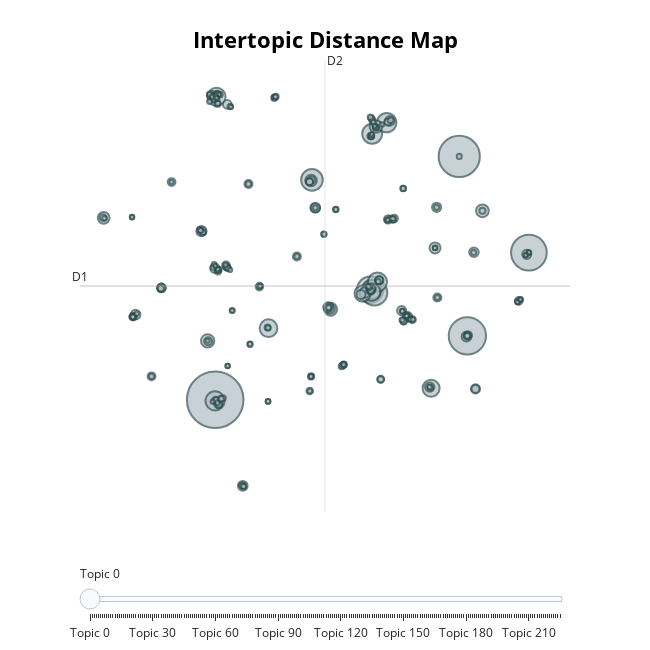

Notebook code cell kept with this figure:
### Code cell
c_topic_model.visualize_topics()

### Figure 1 — Plotly figure (JSON) as saved in the notebook; plotly's stock layout.template omitted (floating-point values rounded to 4 significant figures; data arrays with more than 128 entries replaced by an {"elided": "..."} marker saying what was removed)
{"data": [{"customdata": {"elided": "226x3 mixed values"}, "hovertemplate": "<b>Topic %{customdata[0]}</b><br>%{customdata[1]}<br>Size: %{customdata[2]}", "legendgroup": "", "marker": {"color": "#B0BEC5", "size": {"elided": "226 int values"}, "sizemode": "area", "sizeref": 3.649, "symbol": "circle", "line": {"color": "DarkSlateGrey", "width": 2}}, "mode": "markers", "name": "", "orientation": "v", "showlegend": false, "x": {"elided": "226 float values"}, "xaxis": "x", "y": {"elided": "226 float values"}, "yaxis": "y", "type": "scatter"}], "layout": {"xaxis": {"anchor": "y", "domain": [0.0, 1.0], "title": {"text": ""}, "visible": false, "range": [-12.12, 21.6]}, "yaxis": {"anchor": "x", "domain": [0.0, 1.0], "title": {"text": ""}, "visible": false, "range": [-16.46, 21.76]}, "legend": {"tracegroupgap": 0, "itemsizing": "constant"}, "margin": {"t": 60}, "title": {"font": {"size": 22, "color": "Black"}, "text": "<b>Intertopic Distance Map</b>", "y": 0.95, "x": 0.5, "xanchor": "center", "yanchor": "top"}, "hoverlabel": {"font": {"size": 16, "family": "Rockwell"}, "bgcolor": "white"}, "width": 650, "height": 650, "sliders": [{"active": 0, "pad": {"t": 50}, "steps": [{"args": [{"marker.color": {"elided": "1x226 str values"}}], "label": "Topic 0", "method": "update"}, {"args": [{"marker.color": {"elided": "1x226 str values"}}], "label": "Topic 1", "method": "update"}, {"args": [{"marker.color": {"elided": "1x226 str values"}}], "label": "Topic 2", "method": "update"}, {"args": [{"marker.color": {"elided": "1x226 str values"}}], "label": "Topic 3", "method": "update"}, {"args": [{"marker.color": {"elided": "1x226 str values"}}], "label": "Topic 4", "method": "update"}, {"args": [{"marker.color": {"elided": "1x226 str values"}}], "label": "Topic 5", "method": "update"}, {"args": [{"marker.color": {"elided": "1x226 str values"}}], "label": "Topic 6", "method": "update"}, {"args": [{"marker.color": {"elided": "1x226 str values"}}], "label": "Topic 7", "method": "update"}, {"args": [{"marker.color": {"elided": "1x226 str values"}}], "label": "Topic 8", "method": "update"}, {"args": [{"marker.color": {"elided": "1x226 str values"}}], "label": "Topic 9", "method": "update"}, {"args": [{"marker.color": {"elided": "1x226 str values"}}], "label": "Topic 10", "method": "update"}, {"args": [{"marker.color": {"elided": "1x226 str values"}}], "label": "Topic 11", "method": "update"}, {"args": [{"marker.color": {"elided": "1x226 str values"}}], "label": "Topic 12", "method": "update"}, {"args": [{"marker.color": {"elided": "1x226 str values"}}], "label": "Topic 13", "method": "update"}, {"args": [{"marker.color": {"elided": "1x226 str values"}}], "label": "Topic 14", "method": "update"}, {"args": [{"marker.color": {"elided": "1x226 str values"}}], "label": "Topic 15", "method": "update"}, {"args": [{"marker.color": {"elided": "1x226 str values"}}], "label": "Topic 16", "method": "update"}, {"args": [{"marker.color": {"elided": "1x226 str values"}}], "label": "Topic 17", "method": "update"}, {"args": [{"marker.color": {"elided": "1x226 str values"}}], "label": "Topic 18", "method": "update"}, {"args": [{"marker.color": {"elided": "1x226 str values"}}], "label": "Topic 19", "method": "update"}, {"args": [{"marker.color": {"elided": "1x226 str values"}}], "label": "Topic 20", "method": "update"}, {"args": [{"marker.color": {"elided": "1x226 str values"}}], "label": "Topic 21", "method": "update"}, {"args": [{"marker.color": {"elided": "1x226 str values"}}], "label": "Topic 22", "method": "update"}, {"args": [{"marker.color": {"elided": "1x226 str values"}}], "label": "Topic 23", "method": "update"}, {"args": [{"marker.color": {"elided": "1x226 str values"}}], "label": "Topic 24", "method": "update"}, {"args": [{"marker.color": {"elided": "1x226 str values"}}], "label": "Topic 25", "method": "update"}, {"args": [{"marker.color": {"elided": "1x226 str values"}}], "label": "Topic 26", "method": "update"}, {"args": [{"marker.color": {"elided": "1x226 str values"}}], "label": "Topic 27", "method": "update"}, {"args": [{"marker.color": {"elided": "1x226 str values"}}], "label": "Topic 28", "method": "update"}, {"args": [{"marker.color": {"elided": "1x226 str values"}}], "label": "Topic 29", "method": "update"}, {"args": [{"marker.color": {"elided": "1x226 str values"}}], "label": "Topic 30", "method": "update"}, {"args": [{"marker.color": {"elided": "1x226 str values"}}], "label": "Topic 31", "method": "update"}, {"args": [{"marker.color": {"elided": "1x226 str values"}}], "label": "Topic 32", "method": "update"}, {"args": [{"marker.color": {"elided": "1x226 str values"}}], "label": "Topic 33", "method": "update"}, {"args": [{"marker.color": {"elided": "1x226 str values"}}], "label": "Topic 34", "method": "update"}, {"args": [{"marker.color": {"elided": "1x226 str values"}}], "label": "Topic 35", "method": "update"}, {"args": [{"marker.color": {"elided": "1x226 str values"}}], "label": "Topic 36", "method": "update"}, {"args": [{"marker.color": {"elided": "1x226 str values"}}], "label": "Topic 37", "method": "update"}, {"args": [{"marker.color": {"elided": "1x226 str values"}}], "label": "Topic 38", "method": "update"}, {"args": [{"marker.color": {"elided": "1x226 str values"}}], "label": "Topic 39", "method": "update"}, {"args": [{"marker.color": {"elided": "1x226 str values"}}], "label": "Topic 40", "method": "update"}, {"args": [{"marker.color": {"elided": "1x226 str values"}}], "label": "Topic 41", "method": "update"}, {"args": [{"marker.color": {"elided": "1x226 str values"}}], "label": "Topic 42", "method": "update"}, {"args": [{"marker.color": {"elided": "1x226 str values"}}], "label": "Topic 43", "method": "update"}, {"args": [{"marker.color": {"elided": "1x226 str values"}}], "label": "Topic 44", "method": "update"}, {"args": [{"marker.color": {"elided": "1x226 str values"}}], "label": "Topic 45", "method": "update"}, {"args": [{"marker.color": {"elided": "1x226 str values"}}], "label": "Topic 46", "method": "update"}, {"args": [{"marker.color": {"elided": "1x226 str values"}}], "label": "Topic 47", "method": "update"}, {"args": [{"marker.color": {"elided": "1x226 str values"}}], "label": "Topic 48", "method": "update"}, {"args": [{"marker.color": {"elided": "1x226 str values"}}], "label": "Topic 49", "method": "update"}, {"args": [{"marker.color": {"elided": "1x226 str values"}}], "label": "Topic 50", "method": "update"}, {"args": [{"marker.color": {"elided": "1x226 str values"}}], "label": "Topic 51", "method": "update"}, {"args": [{"marker.color": {"elided": "1x226 str values"}}], "label": "Topic 52", "method": "update"}, {"args": [{"marker.color": {"elided": "1x226 str values"}}], "label": "Topic 53", "method": "update"}, {"args": [{"marker.color": {"elided": "1x226 str values"}}], "label": "Topic 54", "method": "update"}, {"args": [{"marker.color": {"elided": "1x226 str values"}}], "label": "Topic 55", "method": "update"}, {"args": [{"marker.color": {"elided": "1x226 str values"}}], "label": "Topic 56", "method": "update"}, {"args": [{"marker.color": {"elided": "1x226 str values"}}], "label": "Topic 57", "method": "update"}, {"args": [{"marker.color": {"elided": "1x226 str values"}}], "label": "Topic 58", "method": "update"}, {"args": [{"marker.color": {"elided": "1x226 str values"}}], "label": "Topic 59", "method": "update"}, {"args": [{"marker.color": {"elided": "1x226 str values"}}], "label": "Topic 60", "method": "update"}, {"args": [{"marker.color": {"elided": "1x226 str values"}}], "label": "Topic 61", "method": "update"}, {"args": [{"marker.color": {"elided": "1x226 str values"}}], "label": "Topic 62", "method": "update"}, {"args": [{"marker.color": {"elided": "1x226 str values"}}], "label": "Topic 63", "method": "update"}, {"args": [{"marker.color": {"elided": "1x226 str values"}}], "label": "Topic 64", "method": "update"}, {"args": [{"marker.color": {"elided": "1x226 str values"}}], "label": "Topic 65", "method": "update"}, {"args": [{"marker.color": {"elided": "1x226 str values"}}], "label": "Topic 66", "method": "update"}, {"args": [{"marker.color": {"elided": "1x226 str values"}}], "label": "Topic 67", "method": "update"}, {"args": [{"marker.color": {"elided": "1x226 str values"}}], "label": "Topic 68", "method": "update"}, {"args": [{"marker.color": {"elided": "1x226 str values"}}], "label": "Topic 69", "method": "update"}, {"args": [{"marker.color": {"elided": "1x226 str values"}}], "label": "Topic 70", "method": "update"}, {"args": [{"marker.color": {"elided": "1x226 str values"}}], "label": "Topic 71", "method": "update"}, {"args": [{"marker.color": {"elided": "1x226 str values"}}], "label": "Topic 72", "method": "update"}, {"args": [{"marker.color": {"elided": "1x226 str values"}}], "label": "Topic 73", "method": "update"}, {"args": [{"marker.color": {"elided": "1x226 str values"}}], "label": "Topic 74", "method": "update"}, {"args": [{"marker.color": {"elided": "1x226 str values"}}], "label": "Topic 75", "method": "update"}, {"args": [{"marker.color": {"elided": "1x226 str values"}}], "label": "Topic 76", "method": "update"}, {"args": [{"marker.color": {"elided": "1x226 str values"}}], "label": "Topic 77", "method": "update"}, {"args": [{"marker.color": {"elided": "1x226 str values"}}], "label": "Topic 78", "method": "update"}, {"args": [{"marker.color": {"elided": "1x226 str values"}}], "label": "Topic 79", "method": "update"}, {"args": [{"marker.color": {"elided": "1x226 str values"}}], "label": "Topic 80", "method": "update"}, {"args": [{"marker.color": {"elided": "1x226 str values"}}], "label": "Topic 81", "method": "update"}, {"args": [{"marker.color": {"elided": "1x226 str values"}}], "label": "Topic 82", "method": "update"}, {"args": [{"marker.color": {"elided": "1x226 str values"}}], "label": "Topic 83", "method": "update"}, {"args": [{"marker.color": {"elided": "1x226 str values"}}], "label": "Topic 84", "method": "update"}, {"args": [{"marker.color": {"elided": "1x226 str values"}}], "label": "Topic 85", "method": "update"}, {"args": [{"marker.color": {"elided": "1x226 str values"}}], "label": "Topic 86", "method": "update"}, {"args": [{"marker.color": {"elided": "1x226 str values"}}], "label": "Topic 87", "method": "update"}, {"args": [{"marker.color": {"elided": "1x226 str values"}}], "label": "Topic 88", "method": "update"}, {"args": [{"marker.color": {"elided": "1x226 str values"}}], "label": "Topic 89", "method": "update"}, {"args": [{"marker.color": {"elided": "1x226 str values"}}], "label": "Topic 90", "method": "update"}, {"args": [{"marker.color": {"elided": "1x226 str values"}}], "label": "Topic 91", "method": "update"}, {"args": [{"marker.color": {"elided": "1x226 str values"}}], "label": "Topic 92", "method": "update"}, {"args": [{"marker.color": {"elided": "1x226 str values"}}], "label": "Topic 93", "method": "update"}, {"args": [{"marker.color": {"elided": "1x226 str values"}}], "label": "Topic 94", "method": "update"}, {"args": [{"marker.color": {"elided": "1x226 str values"}}], "label": "Topic 95", "method": "update"}, {"args": [{"marker.color": {"elided": "1x226 str values"}}], "label": "Topic 96", "method": "update"}, {"args": [{"marker.color": {"elided": "1x226 str values"}}], "label": "Topic 97", "method": "update"}, {"args": [{"marker.color": {"elided": "1x226 str values"}}], "label": "Topic 98", "method": "update"}, {"args": [{"marker.color": {"elided": "1x226 str values"}}], "label": "Topic 99", "method": "update"}, {"args": [{"marker.color": {"elided": "1x226 str values"}}], "label": "Topic 100", "method": "update"}, {"args": [{"marker.color": {"elided": "1x226 str values"}}], "label": "Topic 101", "method": "update"}, {"args": [{"marker.color": {"elided": "1x226 str values"}}], "label": "Topic 102", "method": "update"}, {"args": [{"marker.color": {"elided": "1x226 str values"}}], "label": "Topic 103", "method": "update"}, {"args": [{"marker.color": {"elided": "1x226 str values"}}], "label": "Topic 104", "method": "update"}, {"args": [{"marker.color": {"elided": "1x226 str values"}}], "label": "Topic 105", "method": "update"}, {"args": [{"marker.color": {"elided": "1x226 str values"}}], "label": "Topic 106", "method": "update"}, {"args": [{"marker.color": {"elided": "1x226 str values"}}], "label": "Topic 107", "method": "update"}, {"args": [{"marker.color": {"elided": "1x226 str values"}}], "label": "Topic 108", "method": "update"}, {"args": [{"marker.color": {"elided": "1x226 str values"}}], "label": "Topic 109", "method": "update"}, {"args": [{"marker.color": {"elided": "1x226 str values"}}], "label": "Topic 110", "method": "update"}, {"args": [{"marker.color": {"elided": "1x226 str values"}}], "label": "Topic 111", "method": "update"}, {"args": [{"marker.color": {"elided": "1x226 str values"}}], "label": "Topic 112", "method": "update"}, {"args": [{"marker.color": {"elided": "1x226 str values"}}], "label": "Topic 113", "method": "update"}, {"args": [{"marker.color": {"elided": "1x226 str values"}}], "label": "Topic 114", "method": "update"}, {"args": [{"marker.color": {"elided": "1x226 str values"}}], "label": "Topic 115", "method": "update"}, {"args": [{"marker.color": {"elided": "1x226 str values"}}], "label": "Topic 116", "method": "update"}, {"args": [{"marker.color": {"elided": "1x226 str values"}}], "label": "Topic 117", "method": "update"}, {"args": [{"marker.color": {"elided": "1x226 str values"}}], "label": "Topic 118", "method": "update"}, {"args": [{"marker.color": {"elided": "1x226 str values"}}], "label": "Topic 119", "method": "update"}, {"args": [{"marker.color": {"elided": "1x226 str values"}}], "label": "Topic 120", "method": "update"}, {"args": [{"marker.color": {"elided": "1x226 str values"}}], "label": "Topic 121", "method": "update"}, {"args": [{"marker.color": {"elided": "1x226 str values"}}], "label": "Topic 122", "method": "update"}, {"args": [{"marker.color": {"elided": "1x226 str values"}}], "label": "Topic 123", "method": "update"}, {"args": [{"marker.color": {"elided": "1x226 str values"}}], "label": "Topic 124", "method": "update"}, {"args": [{"marker.color": {"elided": "1x226 str values"}}], "label": "Topic 125", "method": "update"}, {"args": [{"marker.color": {"elided": "1x226 str values"}}], "label": "Topic 126", "method": "update"}, {"args": [{"marker.color": {"elided": "1x226 str values"}}], "label": "Topic 127", "method": "update"}, {"args": [{"marker.color": {"elided": "1x226 str values"}}], "label": "Topic 128", "method": "update"}, {"args": [{"marker.color": {"elided": "1x226 str values"}}], "label": "Topic 129", "method": "update"}, {"args": [{"marker.color": {"elided": "1x226 str values"}}], "label": "Topic 130", "method": "update"}, {"args": [{"marker.color": {"elided": "1x226 str values"}}], "label": "Topic 131", "method": "update"}, {"args": [{"marker.color": {"elided": "1x226 str values"}}], "label": "Topic 132", "method": "update"}, {"args": [{"marker.color": {"elided": "1x226 str values"}}], "label": "Topic 133", "method": "update"}, {"args": [{"marker.color": {"elided": "1x226 str values"}}], "label": "Topic 134", "method": "update"}, {"args": [{"marker.color": {"elided": "1x226 str values"}}], "label": "Topic 135", "method": "update"}, {"args": [{"marker.color": {"elided": "1x226 str values"}}], "label": "Topic 136", "method": "update"}, {"args": [{"marker.color": {"elided": "1x226 str values"}}], "label": "Topic 137", "method": "update"}, {"args": [{"marker.color": {"elided": "1x226 str values"}}], "label": "Topic 138", "method": "update"}, {"args": [{"marker.color": {"elided": "1x226 str values"}}], "label": "Topic 139", "method": "update"}, {"args": [{"marker.color": {"elided": "1x226 str values"}}], "label": "Topic 140", "method": "update"}, {"args": [{"marker.color": {"elided": "1x226 str values"}}], "label": "Topic 141", "method": "update"}, {"args": [{"marker.color": {"elided": "1x226 str values"}}], "label": "Topic 142", "method": "update"}, {"args": [{"marker.color": {"elided": "1x226 str values"}}], "label": "Topic 143", "method": "update"}, {"args": [{"marker.color": {"elided": "1x226 str values"}}], "label": "Topic 144", "method": "update"}, {"args": [{"marker.color": {"elided": "1x226 str values"}}], "label": "Topic 145", "method": "update"}, {"args": [{"marker.color": {"elided": "1x226 str values"}}], "label": "Topic 146", "method": "update"}, {"args": [{"marker.color": {"elided": "1x226 str values"}}], "label": "Topic 147", "method": "update"}, {"args": [{"marker.color": {"elided": "1x226 str values"}}], "label": "Topic 148", "method": "update"}, {"args": [{"marker.color": {"elided": "1x226 str values"}}], "label": "Topic 149", "method": "update"}, {"args": [{"marker.color": {"elided": "1x226 str values"}}], "label": "Topic 150", "method": "update"}, {"args": [{"marker.color": {"elided": "1x226 str values"}}], "label": "Topic 151", "method": "update"}, {"args": [{"marker.color": {"elided": "1x226 str values"}}], "label": "Topic 152", "method": "update"}, {"args": [{"marker.color": {"elided": "1x226 str values"}}], "label": "Topic 153", "method": "update"}, {"args": [{"marker.color": {"elided": "1x226 str values"}}], "label": "Topic 154", "method": "update"}, {"args": [{"marker.color": {"elided": "1x226 str values"}}], "label": "Topic 155", "method": "update"}, {"args": [{"marker.color": {"elided": "1x226 str values"}}], "label": "Topic 156", "method": "update"}, {"args": [{"marker.color": {"elided": "1x226 str values"}}], "label": "Topic 157", "method": "update"}, {"args": [{"marker.color": {"elided": "1x226 str values"}}], "label": "Topic 158", "method": "update"}, {"args": [{"marker.color": {"elided": "1x226 str values"}}], "label": "Topic 159", "method": "update"}, {"args": [{"marker.color": {"elided": "1x226 str values"}}], "label": "Topic 160", "method": "update"}, {"args": [{"marker.color": {"elided": "1x226 str values"}}], "label": "Topic 161", "method": "update"}, {"args": [{"marker.color": {"elided": "1x226 str values"}}], "label": "Topic 162", "method": "update"}, {"args": [{"marker.color": {"elided": "1x226 str values"}}], "label": "Topic 163", "method": "update"}, {"args": [{"marker.color": {"elided": "1x226 str values"}}], "label": "Topic 164", "method": "update"}, {"args": [{"marker.color": {"elided": "1x226 str values"}}], "label": "Topic 165", "method": "update"}, {"args": [{"marker.color": {"elided": "1x226 str values"}}], "label": "Topic 166", "method": "update"}, {"args": [{"marker.color": {"elided": "1x226 str values"}}], "label": "Topic 167", "method": "update"}, {"args": [{"marker.color": {"elided": "1x226 str values"}}], "label": "Topic 168", "method": "update"}, {"args": [{"marker.color": {"elided": "1x226 str values"}}], "label": "Topic 169", "method": "update"}, {"args": [{"marker.color": {"elided": "1x226 str values"}}], "label": "Topic 170", "method": "update"}, {"args": [{"marker.color": {"elided": "1x226 str values"}}], "label": "Topic 171", "method": "update"}, {"args": [{"marker.color": {"elided": "1x226 str values"}}], "label": "Topic 172", "method": "update"}, {"args": [{"marker.color": {"elided": "1x226 str values"}}], "label": "Topic 173", "method": "update"}, {"args": [{"marker.color": {"elided": "1x226 str values"}}], "label": "Topic 174", "method": "update"}, {"args": [{"marker.color": {"elided": "1x226 str values"}}], "label": "Topic 175", "method": "update"}, {"args": [{"marker.color": {"elided": "1x226 str values"}}], "label": "Topic 176", "method": "update"}, {"args": [{"marker.color": {"elided": "1x226 str values"}}], "label": "Topic 177", "method": "update"}, {"args": [{"marker.color": {"elided": "1x226 str values"}}], "label": "Topic 178", "method": "update"}, {"args": [{"marker.color": {"elided": "1x226 str values"}}], "label": "Topic 179", "method": "update"}, {"args": [{"marker.color": {"elided": "1x226 str values"}}], "label": "Topic 180", "method": "update"}, {"args": [{"marker.color": {"elided": "1x226 str values"}}], "label": "Topic 181", "method": "update"}, {"args": [{"marker.color": {"elided": "1x226 str values"}}], "label": "Topic 182", "method": "update"}, {"args": [{"marker.color": {"elided": "1x226 str values"}}], "label": "Topic 183", "method": "update"}, {"args": [{"marker.color": {"elided": "1x226 str values"}}], "label": "Topic 184", "method": "update"}, {"args": [{"marker.color": {"elided": "1x226 str values"}}], "label": "Topic 185", "method": "update"}, {"args": [{"marker.color": {"elided": "1x226 str values"}}], "label": "Topic 186", "method": "update"}, {"args": [{"marker.color": {"elided": "1x226 str values"}}], "label": "Topic 187", "method": "update"}, {"args": [{"marker.color": {"elided": "1x226 str values"}}], "label": "Topic 188", "method": "update"}, {"args": [{"marker.color": {"elided": "1x226 str values"}}], "label": "Topic 189", "method": "update"}, {"args": [{"marker.color": {"elided": "1x226 str values"}}], "label": "Topic 190", "method": "update"}, {"args": [{"marker.color": {"elided": "1x226 str values"}}], "label": "Topic 191", "method": "update"}, {"args": [{"marker.color": {"elided": "1x226 str values"}}], "label": "Topic 192", "method": "update"}, {"args": [{"marker.color": {"elided": "1x226 str values"}}], "label": "Topic 193", "method": "update"}, {"args": [{"marker.color": {"elided": "1x226 str values"}}], "label": "Topic 194", "method": "update"}, {"args": [{"marker.color": {"elided": "1x226 str values"}}], "label": "Topic 195", "method": "update"}, {"args": [{"marker.color": {"elided": "1x226 str values"}}], "label": "Topic 196", "method": "update"}, {"args": [{"marker.color": {"elided": "1x226 str values"}}], "label": "Topic 197", "method": "update"}, {"args": [{"marker.color": {"elided": "1x226 str values"}}], "label": "Topic 198", "method": "update"}, {"args": [{"marker.color": {"elided": "1x226 str values"}}], "label": "Topic 199", "method": "update"}, {"args": [{"marker.color": {"elided": "1x226 str values"}}], "label": "Topic 200", "method": "update"}, {"args": [{"marker.color": {"elided": "1x226 str values"}}], "label": "Topic 201", "method": "update"}, {"args": [{"marker.color": {"elided": "1x226 str values"}}], "label": "Topic 202", "method": "update"}, {"args": [{"marker.color": {"elided": "1x226 str values"}}], "label": "Topic 203", "method": "update"}, {"args": [{"marker.color": {"elided": "1x226 str values"}}], "label": "Topic 204", "method": "update"}, {"args": [{"marker.color": {"elided": "1x226 str values"}}], "label": "Topic 205", "method": "update"}, {"args": [{"marker.color": {"elided": "1x226 str values"}}], "label": "Topic 206", "method": "update"}, {"args": [{"marker.color": {"elided": "1x226 str values"}}], "label": "Topic 207", "method": "update"}, {"args": [{"marker.color": {"elided": "1x226 str values"}}], "label": "Topic 208", "method": "update"}, {"args": [{"marker.color": {"elided": "1x226 str values"}}], "label": "Topic 209", "method": "update"}, {"args": [{"marker.color": {"elided": "1x226 str values"}}], "label": "Topic 210", "method": "update"}, {"args": [{"marker.color": {"elided": "1x226 str values"}}], "label": "Topic 211", "method": "update"}, {"args": [{"marker.color": {"elided": "1x226 str values"}}], "label": "Topic 212", "method": "update"}, {"args": [{"marker.color": {"elided": "1x226 str values"}}], "label": "Topic 213", "method": "update"}, {"args": [{"marker.color": {"elided": "1x226 str values"}}], "label": "Topic 214", "method": "update"}, {"args": [{"marker.color": {"elided": "1x226 str values"}}], "label": "Topic 215", "method": "update"}, {"args": [{"marker.color": {"elided": "1x226 str values"}}], "label": "Topic 216", "method": "update"}, {"args": [{"marker.color": {"elided": "1x226 str values"}}], "label": "Topic 217", "method": "update"}, {"args": [{"marker.color": {"elided": "1x226 str values"}}], "label": "Topic 218", "method": "update"}, {"args": [{"marker.color": {"elided": "1x226 str values"}}], "label": "Topic 219", "method": "update"}, {"args": [{"marker.color": {"elided": "1x226 str values"}}], "label": "Topic 220", "method": "update"}, {"args": [{"marker.color": {"elided": "1x226 str values"}}], "label": "Topic 221", "method": "update"}, {"args": [{"marker.color": {"elided": "1x226 str values"}}], "label": "Topic 222", "method": "update"}, {"args": [{"marker.color": {"elided": "1x226 str values"}}], "label": "Topic 223", "method": "update"}, {"args": [{"marker.color": {"elided": "1x226 str values"}}], "label": "Topic 224", "method": "update"}, {"args": [{"marker.color": {"elided": "1x226 str values"}}], "label": "Topic 225", "method": "update"}]}], "shapes": [{"line": {"color": "#CFD8DC", "width": 2}, "type": "line", "x0": 4.738, "x1": 4.738, "y0": -16.46, "y1": 21.76}, {"line": {"color": "#9E9E9E", "width": 2}, "type": "line", "x0": -12.12, "x1": 21.6, "y0": 2.651, "y1": 2.651}], "annotations": [{"showarrow": false, "text": "D1", "x": -12.12, "y": 2.651, "yshift": 10}, {"showarrow": false, "text": "D2", "x": 4.738, "xshift": 10, "y": 21.76}]}}
